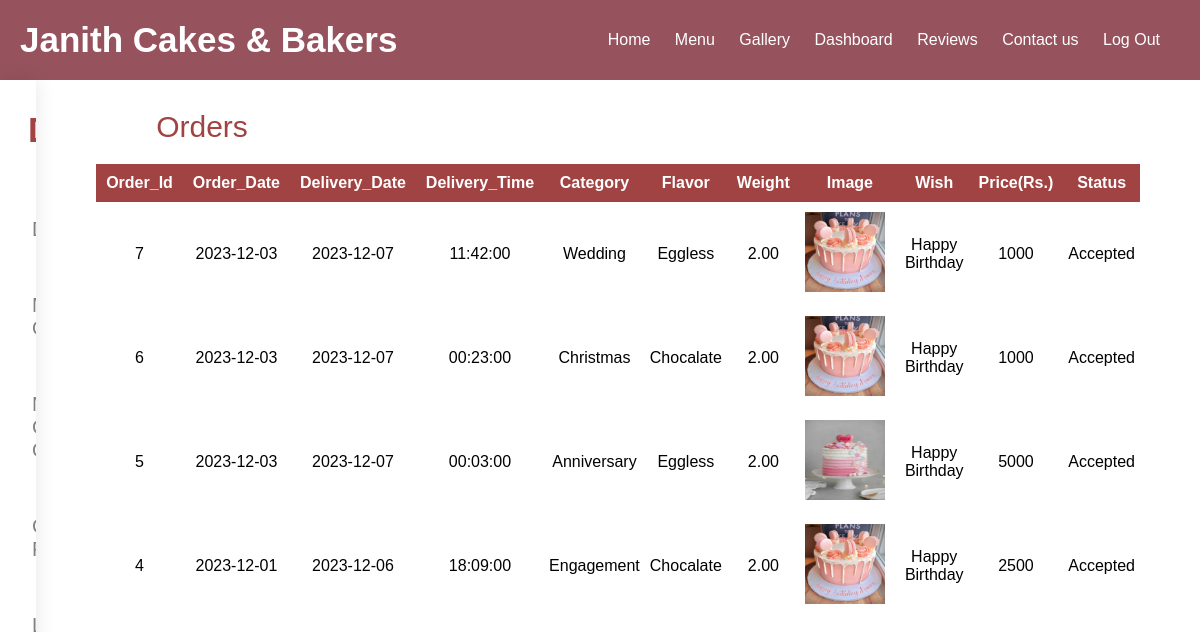
The app's page /user/custom_orders.php (signed in) with its own data.
### tables this page shows
CREATE TABLE `custom_orders` (
  `Custom_Order_Id` int(11) NOT NULL,
  `Customer_Id` int(100) NOT NULL,
  `Address` varchar(255) NOT NULL,
  `Phone_Number` varchar(20) NOT NULL,
  `Order_Date` date NOT NULL,
  `Delivery_Date` date NOT NULL,
  `Delivery_Time` time NOT NULL,
  `Category` varchar(255) NOT NULL,
  `Flavor` varchar(255) NOT NULL,
  `Weight` decimal(5,2) NOT NULL,
  `Image` varchar(255) DEFAULT NULL,
  `Wish` text DEFAULT NULL,
  `price` varchar(50) NOT NULL DEFAULT 'Pending',
  `status` varchar(50) NOT NULL DEFAULT 'Pending'
);

### user/custom_orders.php (the view, shortened to what this page needs)
<?php
include("../connect.php");
$customer_id = $_SESSION['customer_id'];
?>
<!DOCTYPE html>
<html lang="en">
<head>
    <link rel="stylesheet" href="dashboard.css">
</head>
<body>
    <div class="header">
        <div class="dash-container">
            <div class="navbar">
                <div class="dash-logo">
                    <a href="../index.php"><label class="dash-logo">Janith Cakes & Bakers</label></a>
                </div>
                <nav>
                    <ul id="menuItems">
                        <li><a href="../index.php">Home</a></li>
                        <li><a href="../menu.php">Menu</a></li>
                        <li><a href="../gallery.php">Gallery</a></li>
                        <li><a href="../dashboard.php">Dashboard</a></li>
                        <li><a href="../review.php">Reviews</a></li>
                        <li><a href="../index.php">Contact us</a></li>
                        <li><a href="../logout.php">Log Out</a></li>
                    </ul>
                </nav>
            </div>
        </div>
    </div>
    <div class="container">
        <div id="sidenav" class="sidenav">
            <p class="logo"> Dashboard</p>
            <a href="dashboard.php" class="icon-a"> <i class="fa fa-dashboard icons"></i>&nbsp;&nbsp; Dashboard </a>
            <a href="my_orders.php" class="icon-a"> <i class="fa fa-shopping-bag icons"></i>&nbsp;&nbsp; My Orders </a>
            <a href="custom_orders.php" class="icon-a"> <i class="fa fa-shopping-bag icons"></i>&nbsp;&nbsp; My Custom Orders </a>
            <a href="change_password.php" class="icon-a"> <i class="fa fa-users icons"></i>&nbsp;&nbsp; Change Password </a>
            <a href="../logout.php"icon-a> <i class="fa fa-tasks icons"></i>&nbsp;&nbsp; Log Out </a>
        </div>
        <div class="main">
            <div class="col-div-6">
                <span style="font-size: 30px; cursor: pointer; color: rgb(161, 67, 67);" class="nav">Orders</span>
            </div>
            <div class="sub-container">
                <table class="table">
                    <thead>
                        <tr>
                            <th> Order_Id </th>
                            <th> Order_Date </th>
                            <th> Delivery_Date</th>
                            <th> Delivery_Time</th>
                            <th> Category </th>
                            <th> Flavor </th>
                            <th> Weight </th>
                            <th> Image </th>
                            <th> Wish </th>
                            <th> Price(Rs.) </th>
                            <th> Status </th>
                        </tr>
                    </thead>
                    <tbody>
            </div>
        </div>
        <?php
        $quary = "SELECT * FROM custom_orders where Customer_Id = '$customer_id' ORDER BY Custom_Order_Id DESC ";
        $run_quary = mysqli_query($con, $quary);
        while ($order_row = mysqli_fetch_assoc($run_quary)) {
            $order_id = $order_row['Custom_Order_Id'];
            $order_date = $order_row['Order_Date'];
            $order_del_date = $order_row['Delivery_Date'];
            $order_del_time = $order_row['Delivery_Time'];
            $order_category = $order_row['Category'];
            $order_flavor = $order_row['Flavor'];
            $order_weight = $order_row['Weight'];
            $order_image = $order_row['Image'];
            $order_wish = $order_row['Wish'];
            $order_price = $order_row['price'];
            $order_status = $order_row['status'];
            echo "<tr>
            <td>$order_id</td>
            <td>$order_date</td>
            <td>$order_del_date</td>
            <td>$order_del_time </td>
            <td>$order_category</td>
            <td>$order_flavor</td>
            <td>$order_weight</td>
            <td><img src='../image/$order_image' width='50px' height='50px'></td>
            <td>$order_wish</td>
            <td>$order_price</td>
            <td>$order_status</td>
            </tr>";
        }
        ?>
</body>
</html>

### user/dashboard.css (style rules this page uses)
* { margin: 0; padding: 0; box-sizing: border-box; }
body { font-family: Arial; }
.navbar { display: flex; align-items: center; padding: 20px; }
nav { flex: 1; text-align: right; }
nav ul { display: inline-block; list-style-type: none; }
nav ul li { display: inline-block; margin-right: 20px; }
a { text-decoration: none; color: white; }
p { color: white; }
.header { background: rgb(150, 83, 94); }
.dash-logo { color: white; font-size: 35px; font-weight: bold; }
.container { width: 100%; min-height: 800px; height: auto; display: flex; }
.logo { margin: 0px; margin-left: 28px; margin-right: 10px; font-weight: bold; color: rgb(161, 67, 67); justify-content: center; margin-bottom: 30px; font-size: 35px; }
.sidenav { height: auto; background-color: white; overflow: hidden; transition: 0.5s; padding-top: 30px; box-shadow: 0 0 20px 0px rgba(0, 0, 0, 0.1); flex-basis: 20%; }
.sidenav a { padding: 15px 8px 15px 32px; text-decoration: none; font-size: 20px; color: #818181; display: block; transition: 0.3s; }
.main { padding: 30px; height: auto; flex-basis: 80%; }
.col-div-6 { display: flex; flex-direction: row; justify-content: space-between; padding: 0px 60px 20px 60px; }
.sub-container { width: 100%; height: auto; }
table { width: 100%; border-collapse: collapse; }
thead { width: 100%; }
th { text-align: center; padding: 10px; color: #fff; background: rgb(161, 67, 67); font-weight: bold; }
td { padding: 10px 5px; text-align: center; }
td img { width: 80px; height: 80px; margin-right: 10px; }
@media only screen and (max-width: 1200px) { .sidenav { height: auto; background-color: white; overflow: hidden; transition: 0.5s; padding-top: 30px; box-shadow: 0 0 20px 0px rgba(0, 0, 0, 0.1); flex-basis: 30%; } }
@media only screen and (max-width: 1200px) { .main { padding: 16px; height: auto; flex-basis: 70%; padding: 30px 60px; display: flex; flex-direction: column; } }
@media only screen and (max-width: 1200px) { .sub-container { display: grid; grid-template-columns: repeat(1, 2fr); justify-items: center; gap: 20px; } }

### records on screen
custom_orders: Custom_Order_Id "7", Order_Date "2023-12-03", Delivery_Date "2023-12-07", Delivery_Time "11:42:00", Category "Wedding", Flavor "Eggless", Weight "2.00", Image (picture), Wish "Happy Birthday", price "1000", status "Accepted"
custom_orders: Custom_Order_Id "6", Order_Date "2023-12-03", Delivery_Date "2023-12-07", Delivery_Time "00:23:00", Category "Christmas", Flavor "Chocalate", Weight "2.00", Image (picture), Wish "Happy Birthday", price "1000", status "Accepted"
custom_orders: Custom_Order_Id "5", Order_Date "2023-12-03", Delivery_Date "2023-12-07", Delivery_Time "00:03:00", Category "Anniversary", Flavor "Eggless", Weight "2.00", Image (picture), Wish "Happy Birthday", price "5000", status "Accepted"
custom_orders: Custom_Order_Id "4", Order_Date "2023-12-01", Delivery_Date "2023-12-06", Delivery_Time "18:09:00", Category "Engagement", Flavor "Chocalate", Weight "2.00", Image (picture), Wish "Happy Birthday", price "2500", status "Accepted"
